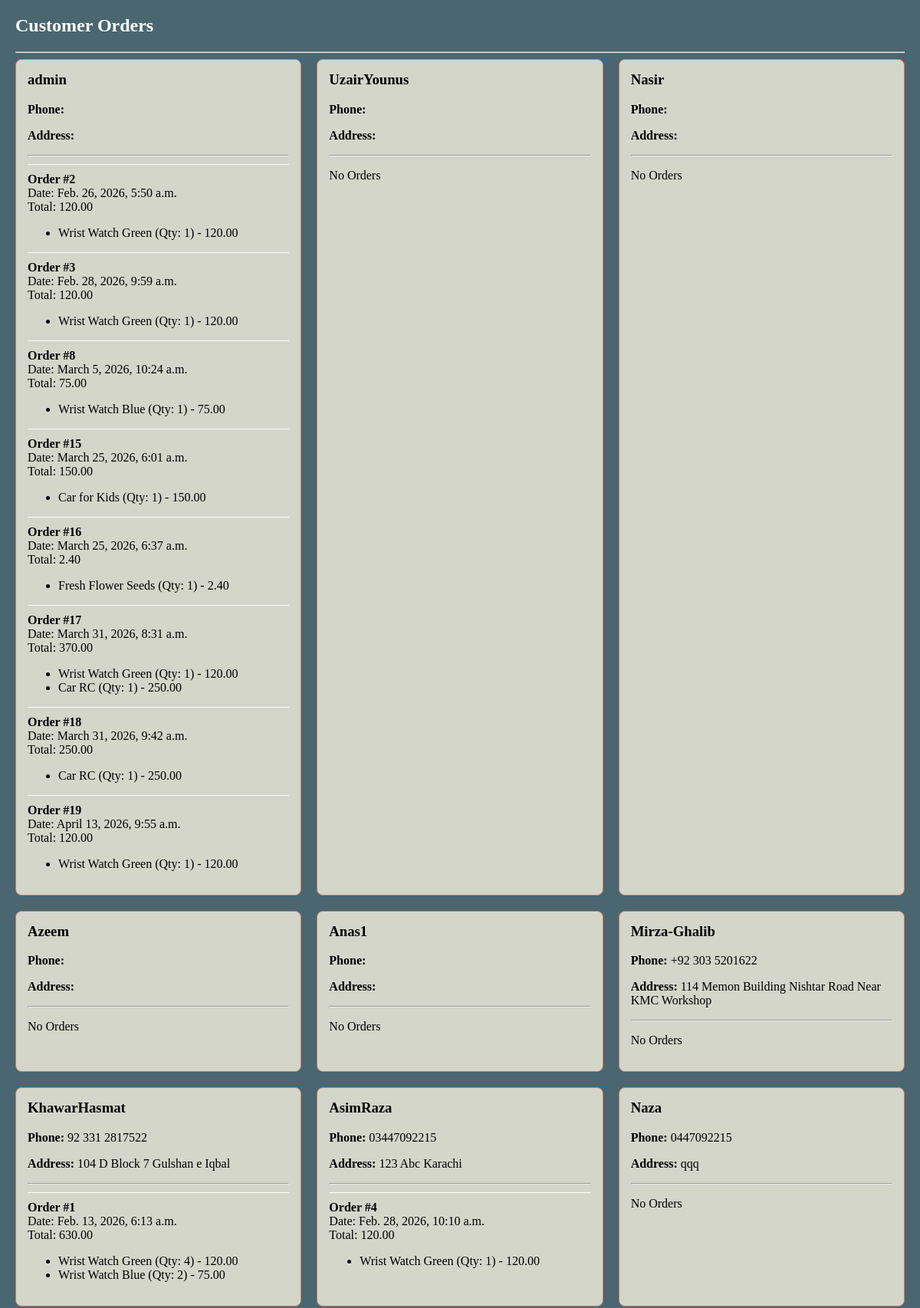
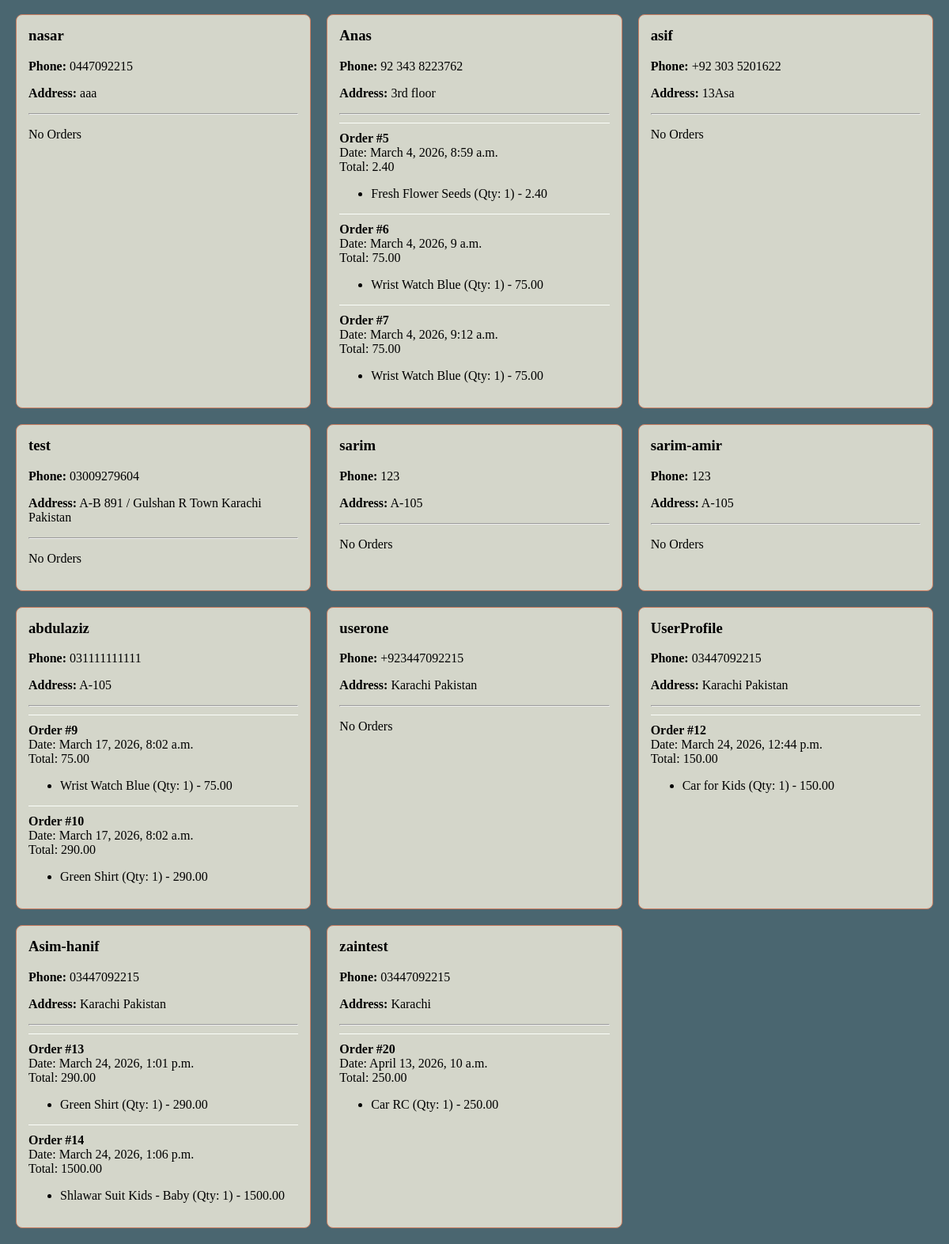
The app's page /accounts/customer-orders/ (signed in) with its own data (2 pictures, top to bottom).
### shop/models.py (models this page shows, shortened)
class Order(models.Model):
    user = models.ForeignKey(User, on_delete=models.CASCADE) # Links an order to a user
    created_at = models.DateTimeField(auto_now_add=True)
    total_price = models.DecimalField(max_digits=10, decimal_places=2)
    completed = models.BooleanField(default=True)

class OrderItem(models.Model):
    order = models.ForeignKey(Order, on_delete=models.CASCADE) # Links an item to a specific order
    product = models.ForeignKey(Product, on_delete=models.CASCADE) # Links an item to a specific product
    quantity = models.PositiveIntegerField()
    price = models.DecimalField(max_digits=10, decimal_places=2) # Price at the time of purchase

class Product(models.Model):
    category = models.ForeignKey(
        Category,
        related_name='products', # Allows you to access products from a category instance (e.g., category.products.all())
        on_delete=models.CASCADE, # If a category is deleted, all its products are also deleted
        null=True,   # Allows products to initially exist without a category (useful for migration)
        blank=True   # Allows the category field to be blank in forms
    )
    name = models.CharField(max_length=200, db_index=True)
    slug = models.SlugField(max_length=200, db_index=True, unique=True)
    description = models.TextField(blank=True)
    price = models.DecimalField(max_digits=10, decimal_places=2)
    image = models.ImageField(upload_to='products/%Y/%m/%d/', blank=True, null=True) # Organizes uploads by date
    available = models.BooleanField(default=True)
    created = models.DateTimeField(auto_now_add=True) # Automatically sets creation timestamp
    updated = models.DateTimeField(auto_now=True) # Automatically updates timestamp on every save
    class Meta:
        ordering = ('name',) # Order products alphabetically by name
        indexes = [
            Index(fields=['id', 'slug']), # Composite index for ID and slug
            Index(fields=['name']),      # Index on the product name
            Index(fields=['-created']),  # Index for ordering by creation date (e.g., for "new arrivals")
        ]
    def save(self, *args, **kwargs):
        if not self.slug:
            self.slug = slugify(self.name)
        super().save(*args, **kwargs)

### accounts/models.py (models this page shows, shortened)
class Profile(models.Model):
    user = models.OneToOneField(User, on_delete=models.CASCADE)
    phone = models.CharField(max_length=20, blank=True)
    address = models.TextField(blank=True)

### accounts/views.py (the view)
# urls.py: path('customer-orders/', views.customer_orders, name='customer_orders'),
@staff_member_required
def customer_orders(request):
    users = User.objects.all()
    data = []
    for user in users:
        profile = Profile.objects.filter(user=user).first()
        orders = Order.objects.filter(user=user)
        data.append({
            "user": user,
            "profile": profile,
            "orders": orders
        })
    return render(request, "accounts/customer_orders.html", {"data": data})

### accounts/templates/accounts/customer_orders.html (shortened to what this page needs)
<h2>Customer Orders</h2>
<hr>
<div class="container">
{% for d in data %}
<div class="card">
    <h3>{{ d.user.username }}</h3>
    <p>
        <strong>Phone:</strong>
        {% if d.profile %}
            {{ d.profile.phone }}
        {% endif %}
    </p>
    <p>
        <strong>Address:</strong>
        {% if d.profile %}
            {{ d.profile.address }}
        {% endif %}
    </p>
    <hr>
    {% for order in d.orders %}
    <div class="order">
        <b>Order #{{ order.id }}</b><br>
        Date: {{ order.created_at }} <br>
        Total: {{ order.total_price }}
        <ul>
        {% for item in order.orderitem_set.all %}
            <li>
                {{ item.product.name }}
                (Qty: {{ item.quantity }})
                - {{ item.price }}
            </li>
        {% endfor %}
        </ul>
    </div>
    {% empty %}
        <p>No Orders</p>
    {% endfor %}
</div>
{% endfor %}
</div>

### accounts/templates/accounts/customer_orders.html (style rules this page uses)
.container { display: grid; grid-template-columns: repeat(auto-fit, minmax(280px, 1fr)); gap: 20px; }
.card { border: 1px solid #C97D60;; padding: 15px; border-radius: 8px; background: #D4D6CA; color:#000000; }
.card h3 { margin-top: 0; }
.order { border-top: 1px solid #FBFEF9; margin-top: 10px; padding-top: 10px; }

### records on screen
Order: id "2", created_at "Feb. 26, 2026, 5:50 a.m.", total_price "120.00"
OrderItem: product.name "Wrist Watch Green", quantity "1", price "120.00"
Order: id "3", created_at "Feb. 28, 2026, 9:59 a.m.", total_price "120.00"
OrderItem: product.name "Wrist Watch Green", quantity "1", price "120.00"
Order: id "8", created_at "March 5, 2026, 10:24 a.m.", total_price "75.00"
OrderItem: product.name "Wrist Watch Blue", quantity "1", price "75.00"
Order: id "15", created_at "March 25, 2026, 6:01 a.m.", total_price "150.00"
OrderItem: product.name "Car for Kids", quantity "1", price "150.00"
Order: id "16", created_at "March 25, 2026, 6:37 a.m.", total_price "2.40"
OrderItem: product.name "Fresh Flower Seeds", quantity "1", price "2.40"
Order: id "17", created_at "March 31, 2026, 8:31 a.m.", total_price "370.00"
OrderItem: product.name "Wrist Watch Green", quantity "1", price "120.00"
OrderItem: product.name "Car RC", quantity "1", price "250.00"
Order: id "18", created_at "March 31, 2026, 9:42 a.m.", total_price "250.00"
OrderItem: product.name "Car RC", quantity "1", price "250.00"
Order: id "19", created_at "April 13, 2026, 9:55 a.m.", total_price "120.00"
OrderItem: product.name "Wrist Watch Green", quantity "1", price "120.00"
Order: id "1", created_at "Feb. 13, 2026, 6:13 a.m.", total_price "630.00"
OrderItem: product.name "Wrist Watch Green", quantity "4", price "120.00"
OrderItem: product.name "Wrist Watch Blue", quantity "2", price "75.00"
Order: id "4", created_at "Feb. 28, 2026, 10:10 a.m.", total_price "120.00"
OrderItem: product.name "Wrist Watch Green", quantity "1", price "120.00"
Order: id "5", created_at "March 4, 2026, 8:59 a.m.", total_price "2.40"
OrderItem: product.name "Fresh Flower Seeds", quantity "1", price "2.40"
Order: id "6", created_at "March 4, 2026, 9 a.m.", total_price "75.00"
OrderItem: product.name "Wrist Watch Blue", quantity "1", price "75.00"
Order: id "7", created_at "March 4, 2026, 9:12 a.m.", total_price "75.00"
OrderItem: product.name "Wrist Watch Blue", quantity "1", price "75.00"
Order: id "9", created_at "March 17, 2026, 8:02 a.m.", total_price "75.00"
OrderItem: product.name "Wrist Watch Blue", quantity "1", price "75.00"
Order: id "10", created_at "March 17, 2026, 8:02 a.m.", total_price "290.00"
OrderItem: product.name "Green Shirt", quantity "1", price "290.00"
Order: id "12", created_at "March 24, 2026, 12:44 p.m.", total_price "150.00"
OrderItem: product.name "Car for Kids", quantity "1", price "150.00"
Order: id "13", created_at "March 24, 2026, 1:01 p.m.", total_price "290.00"
OrderItem: product.name "Green Shirt", quantity "1", price "290.00"
Order: id "14", created_at "March 24, 2026, 1:06 p.m.", total_price "1500.00"
OrderItem: product.name "Shlawar Suit Kids - Baby", quantity "1", price "1500.00"
Order: id "20", created_at "April 13, 2026, 10 a.m.", total_price "250.00"
OrderItem: product.name "Car RC", quantity "1", price "250.00"

### other values on screen
{{ d.user.username }} "admin"
{{ d.user.username }} "UzairYounus"
{{ d.user.username }} "Nasir"
{{ d.user.username }} "Azeem"
{{ d.user.username }} "Anas1"
{{ d.user.username }} "Mirza-Ghalib"
{{ d.profile.phone }} "+92 303 5201622"
{{ d.profile.address }} "114 Memon Building Nishtar Road Near KMC Workshop"
{{ d.user.username }} "KhawarHasmat"
{{ d.profile.phone }} "92 331 2817522"
{{ d.profile.address }} "104 D Block 7 Gulshan e Iqbal"
{{ d.user.username }} "AsimRaza"
{{ d.profile.phone }} "03447092215"
{{ d.profile.address }} "123 Abc Karachi"
{{ d.user.username }} "Naza"
